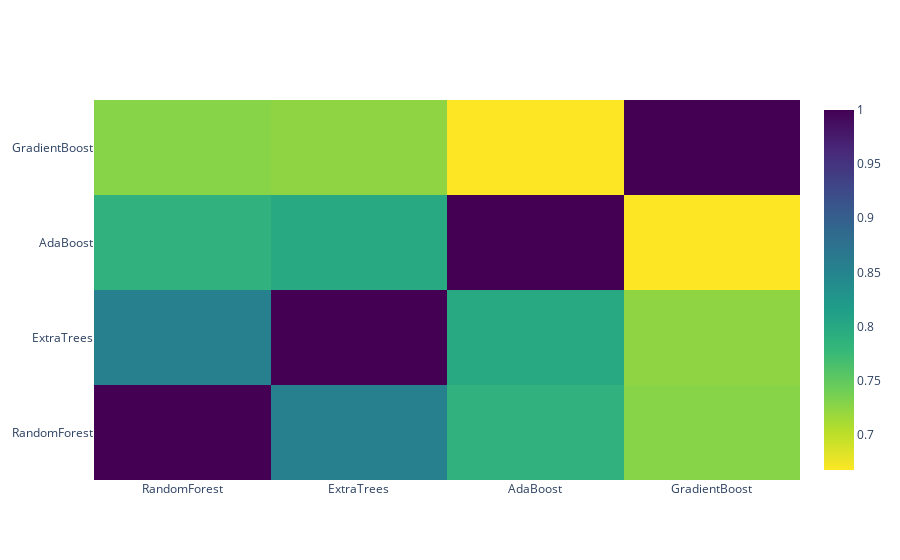

The notebook cell saved with this chart:
### Markdown cell above
##### Correlation Heatmap of the second Level Training set

### Code cell
data = [
    go.Heatmap(
        z= base_predictions_train.astype(float).corr().values ,
        x=base_predictions_train.columns.values,
        y= base_predictions_train.columns.values,
          colorscale='Viridis',
            showscale=True,
            reversescale = True
    )
]
py.iplot(data, filename='labelled-heatmap')

### Figure 1 — Plotly figure (JSON) as saved in the notebook; plotly's stock layout.template omitted (floating-point values rounded to 4 significant figures)
{"data": [{"colorscale": [[0, "#440154"], [0.1111, "#482878"], [0.2222, "#3e4989"], [0.3333, "#31688e"], [0.4444, "#26828e"], [0.5556, "#1f9e89"], [0.6667, "#35b779"], [0.7778, "#6ece58"], [0.8889, "#b5de2b"], [1, "#fde725"]], "reversescale": true, "showscale": true, "type": "heatmap", "x": ["RandomForest", "ExtraTrees", "AdaBoost", "GradientBoost"], "y": ["RandomForest", "ExtraTrees", "AdaBoost", "GradientBoost"], "z": [[1, 0.8552, 0.7871, 0.7286], [0.8552, 1, 0.7986, 0.7241], [0.7871, 0.7986, 1, 0.6675], [0.7286, 0.7241, 0.6675, 1]]}], "layout": {}}
